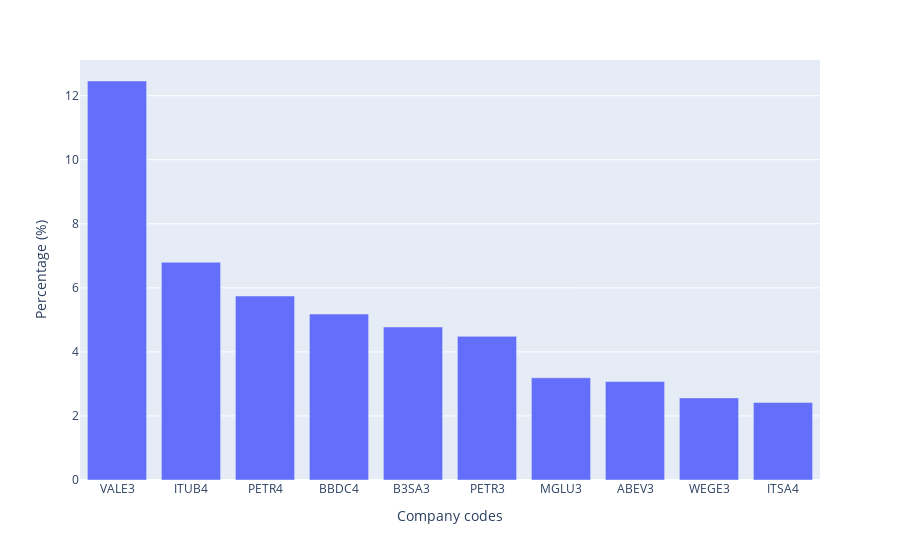

Notebook code for this chart:
### Code cell
#All columns are correct
#Starting data exploration:

#Who are the 10 companies with the highest percentage on the IBOVESPA?
top_10_highest_comp = stocks_br.sort_values(by=['percentual'], ascending=False).head(10)
fig1 = px.bar(top_10_highest_comp, x='codigo', y='percentual')
fig1.update_layout(
    title_text='',
    yaxis=dict(
        title='Percentage (%)'
    ),
    xaxis=dict(
        title='Company codes'
    ))
fig1.show()
fig1.write_image("./fig1.png")

### Figure 1 — Plotly figure (JSON) as saved in the notebook; plotly's stock layout.template omitted (floating-point values rounded to 4 significant figures)
{"data": [{"alignmentgroup": "True", "hoverlabel": {"namelength": 0}, "hovertemplate": "codigo=%{x}<br>percentual=%{y}", "legendgroup": "", "marker": {"color": "#636efa"}, "name": "", "offsetgroup": "", "orientation": "v", "showlegend": false, "textposition": "auto", "type": "bar", "x": ["VALE3", "ITUB4", "PETR4", "BBDC4", "B3SA3 ", "PETR3", "MGLU3", "ABEV3", "WEGE3", "ITSA4"], "xaxis": "x", "y": [12.46, 6.799, 5.746, 5.182, 4.776, 4.486, 3.193, 3.078, 2.564, 2.422], "yaxis": "y"}], "layout": {"barmode": "relative", "legend": {"tracegroupgap": 0}, "margin": {"t": 60}, "title": {"text": ""}, "xaxis": {"anchor": "y", "domain": [0, 1], "title": {"text": "Company codes"}}, "yaxis": {"anchor": "x", "domain": [0, 1], "title": {"text": "Percentage (%)"}}}}
